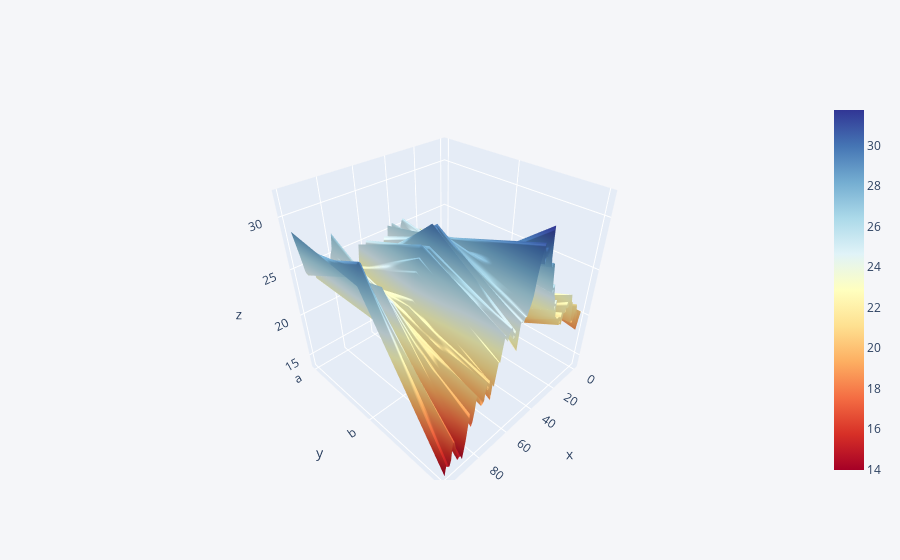

Notebook code cell kept with this figure:
### Code cell
df.iplot(kind="surface", colorscale='rdylbu')

### Figure 1 — Plotly figure (JSON) as saved in the notebook; plotly's stock layout.template omitted (floating-point values rounded to 4 significant figures; data arrays with more than 128 entries replaced by an {"elided": "..."} marker saying what was removed)
{"data": [{"colorscale": [[0, "rgb(165,0,38)"], [0.1, "rgb(215,48,39)"], [0.2, "rgb(244,109,67)"], [0.3, "rgb(253,174,97)"], [0.4, "rgb(254,224,144)"], [0.5, "rgb(255,255,191)"], [0.6, "rgb(224,243,248)"], [0.7, "rgb(171,217,233)"], [0.8, "rgb(116,173,209)"], [0.9, "rgb(69,117,180)"], [1, "rgb(49,54,149)"]], "type": "surface", "x": [0, 1, 2, 3, 4, 5, 6, 7, 8, 9, 10, 11, 12, 13, 14, 15, 16, 17, 18, 19, 20, 21, 22, 23, 24, 25, 26, 27, 28, 29, 30, 31, 32, 33, 34, 35, 36, 37, 38, 39, 40, 41, 42, 43, 44, 45, 46, 47, 48, 49, 50, 51, 52, 53, 54, 55, 56, 57, 58, 59, 60, 61, 62, 63, 64, 65, 66, 67, 68, 69, 70, 71, 72, 73, 74, 75, 76, 77, 78, 79, 80, 81, 82, 83, 84, 85, 86, 87, 88, 89, 90, 91, 92, 93, 94, 95, 96, 97, 98, 99], "y": ["a", "b", "c"], "z": {"elided": "3x100 float values"}}], "layout": {"legend": {"bgcolor": "#F5F6F9", "font": {"color": "#4D5663"}}, "paper_bgcolor": "#F5F6F9", "plot_bgcolor": "#F5F6F9", "title": {"font": {"color": "#4D5663"}}, "xaxis": {"gridcolor": "#E1E5ED", "showgrid": true, "tickfont": {"color": "#4D5663"}, "title": {"font": {"color": "#4D5663"}, "text": ""}, "zerolinecolor": "#E1E5ED"}, "yaxis": {"gridcolor": "#E1E5ED", "showgrid": true, "tickfont": {"color": "#4D5663"}, "title": {"font": {"color": "#4D5663"}, "text": ""}, "zerolinecolor": "#E1E5ED"}}}
